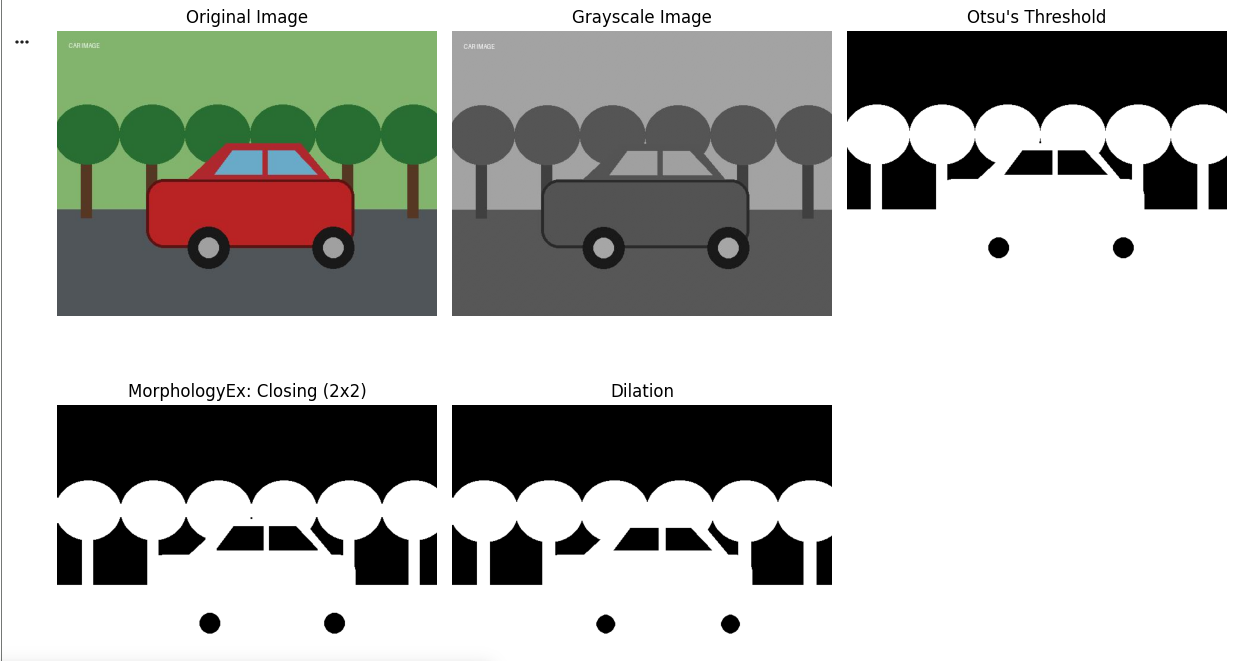
#> input picture CO'S/CO-1/AT3/EXP-16/Experiment-16.png, 1244 x 661 px
$ python code.py
#> lines starting #> are read from the running program, lines starting #| are printed output that depends on the picture; after the words box and inside, x2 and y2 are one past the last pixel; in counts of white or black regions, pixels touching at a corner belong together
import numpy as np
import cv2
from matplotlib import pyplot as plt
from google.colab import files

uploaded = files.upload()
#> the answer given: Experiment-16.png

image_path = list(uploaded.keys())[0]

img = cv2.imread(image_path)
#> img is the input picture: shape (661, 1244, 3); mean B, G, R 173.8, 178.2, 176.6

if img is None:
    print("Error: Could not load image.")
else:
    b, g, r = cv2.split(img)
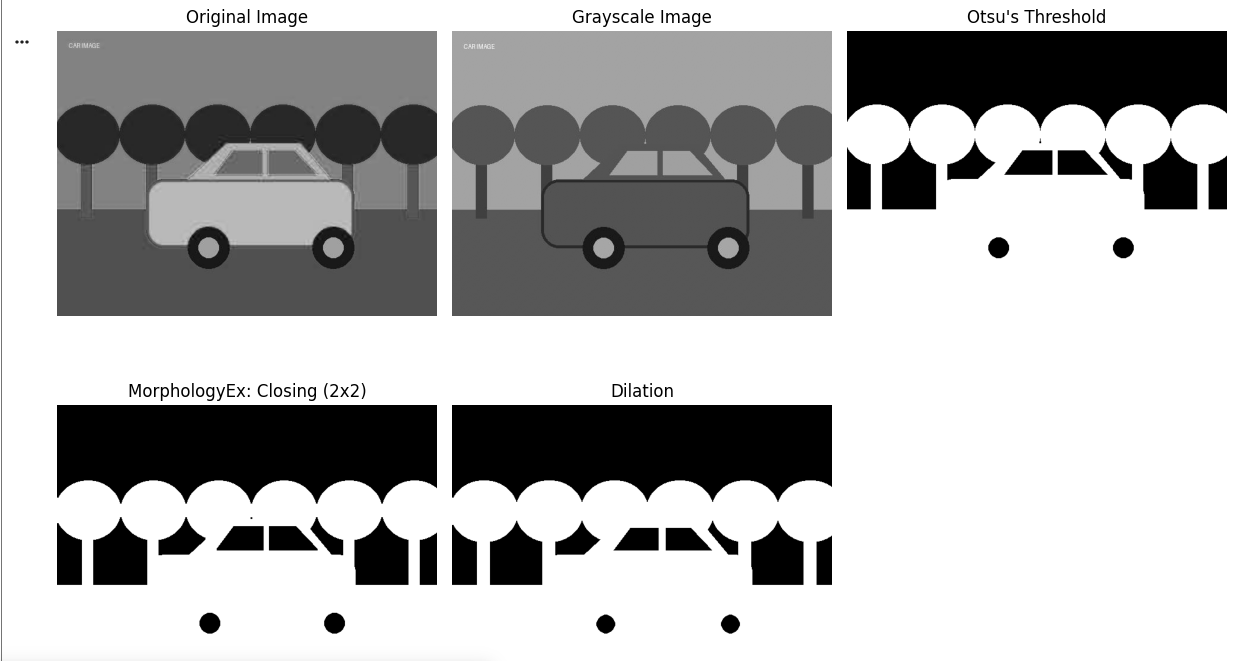
#> r: shape (661, 1244); min 0, max 255, mean 176.6

    rgb_img = cv2.merge([r, g, b])

    gray = cv2.cvtColor(
        img,
        cv2.COLOR_BGR2GRAY
    )
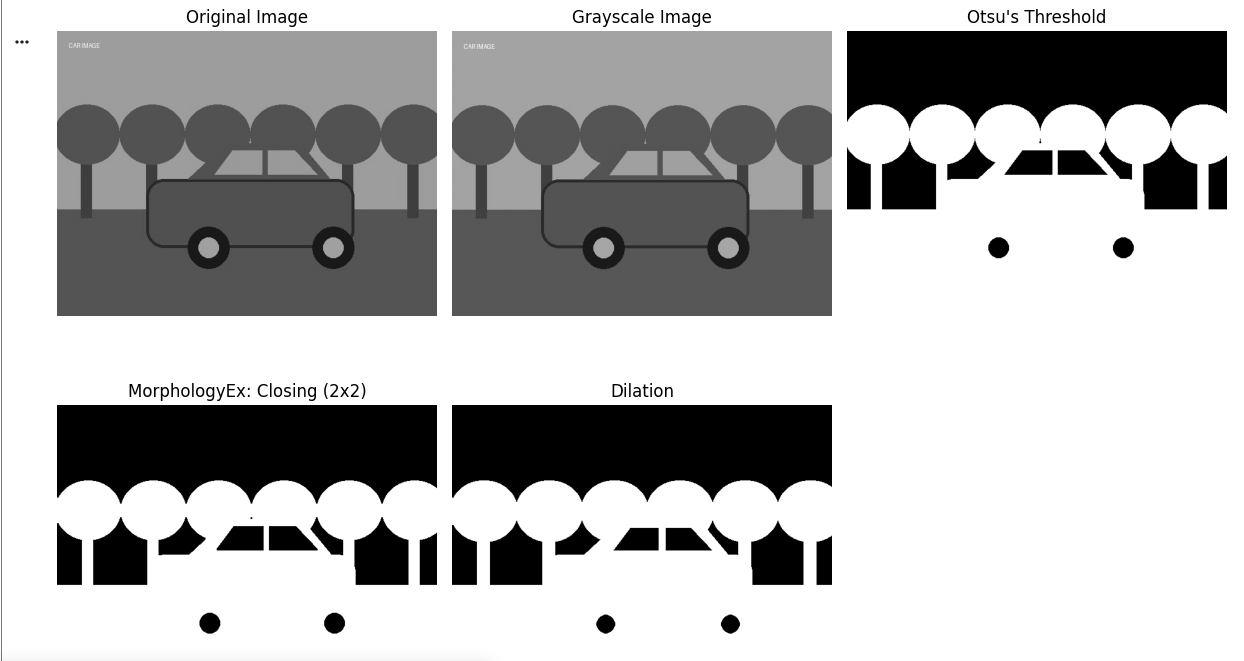
#> gray: shape (661, 1244); min 0, max 255, mean 177.2

    ret, thresh = cv2.threshold(
        gray,
        0,
        255,
        cv2.THRESH_BINARY_INV + cv2.THRESH_OTSU
    )
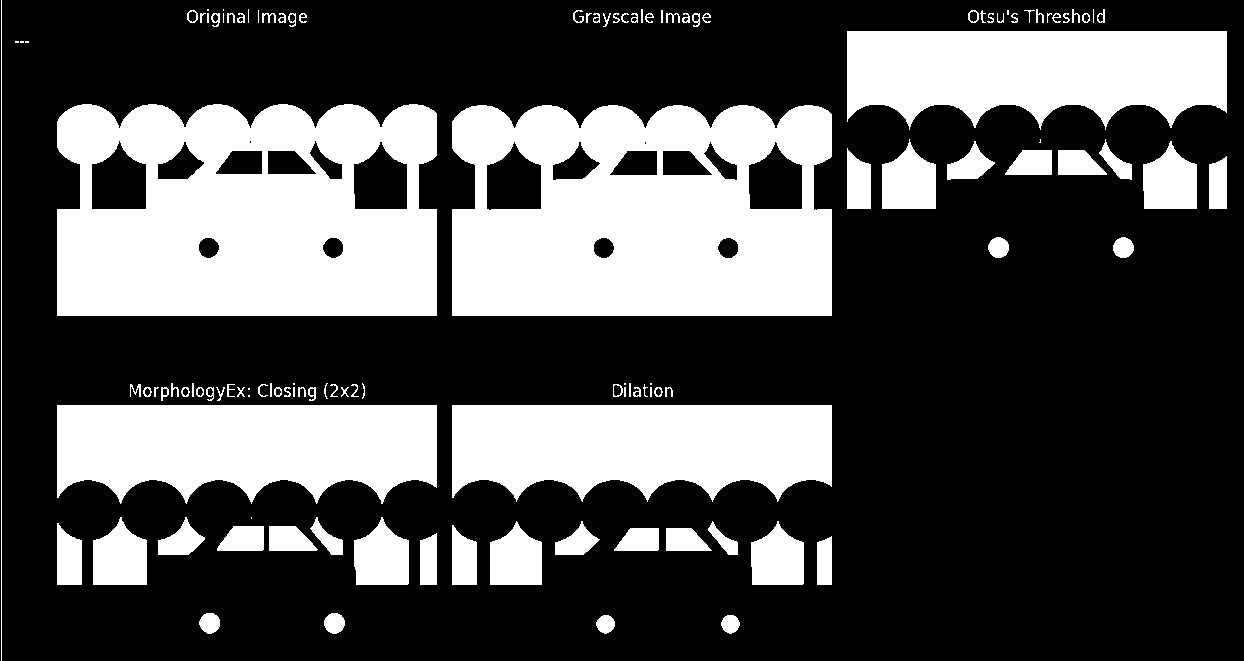
#> thresh: shape (661, 1244); 32% white; 122 white regions (18 under 20 px), largest, box (x1, y1, x2, y2) and area: (57, 104, 437, 316) 66969, (452, 105, 832, 316) 66646, (57, 405, 437, 504) 30935
#> ret = 141

    kernel = np.ones(
        (2, 2),
        np.uint8
    )

    closing = cv2.morphologyEx(
        thresh,
        cv2.MORPH_CLOSE,
        kernel,
        iterations=2
    )
#> closing: shape (661, 1244); 32.1% white; 71 white regions (9 under 20 px), largest, box (x1, y1, x2, y2) and area: (59, 106, 439, 318) 67022, (454, 107, 834, 318) 66700, (59, 407, 439, 506) 30935

    sure_bg = cv2.dilate(
        closing,
        kernel,
        iterations=3
    )
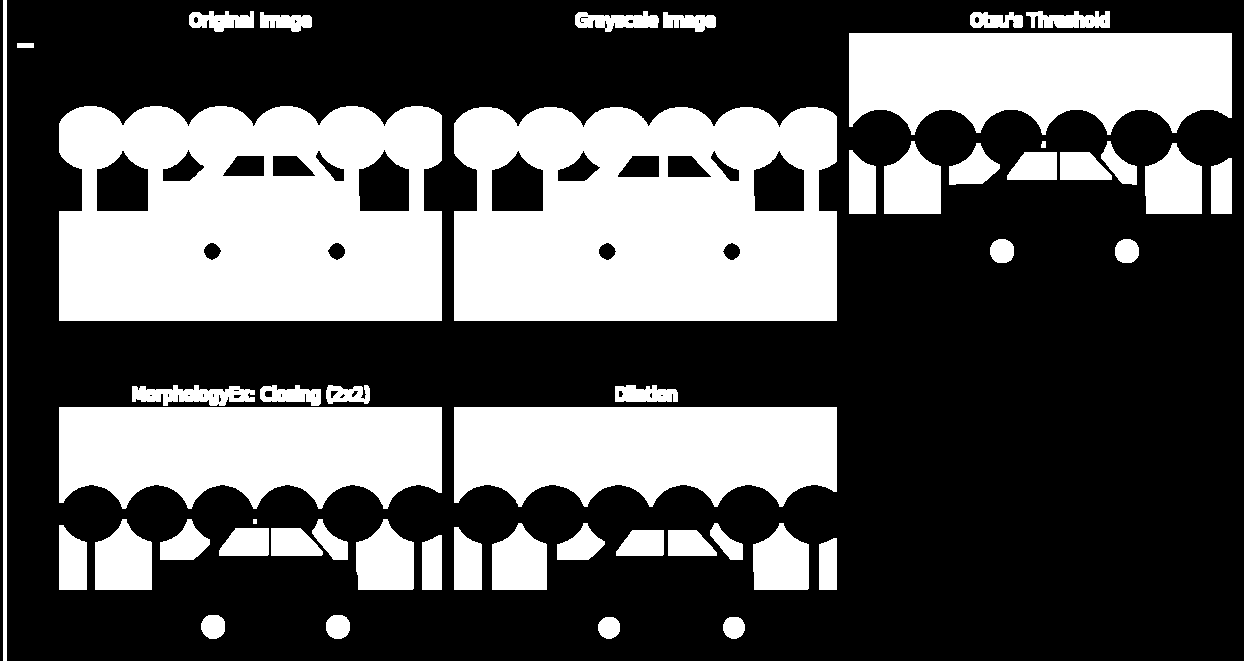
#> sure_bg: shape (661, 1244); 35.5% white; 49 white regions, largest, box (x1, y1, x2, y2) and area: (59, 106, 442, 321) 70964, (454, 107, 837, 321) 70651, (59, 407, 442, 509) 32747

    plt.figure(figsize=(12, 8))

    plt.subplot(231)
    plt.imshow(rgb_img)
    plt.title("Original Image")
    plt.axis('off')

    plt.subplot(232)
    plt.imshow(gray, 'gray')
    plt.title("Grayscale Image")
    plt.axis('off')

    plt.subplot(233)
    plt.imshow(thresh, 'gray')
    plt.title("Otsu's Threshold")
    plt.axis('off')

    plt.subplot(234)
    plt.imshow(closing, 'gray')
    plt.title("MorphologyEx: Closing (2x2)")
    plt.axis('off')

    plt.subplot(235)
    plt.imshow(sure_bg, 'gray')
    plt.title("Dilation")
    plt.axis('off')

    plt.tight_layout()
    plt.show()

    plt.imsave(
        'dilation.png',
        sure_bg
    )
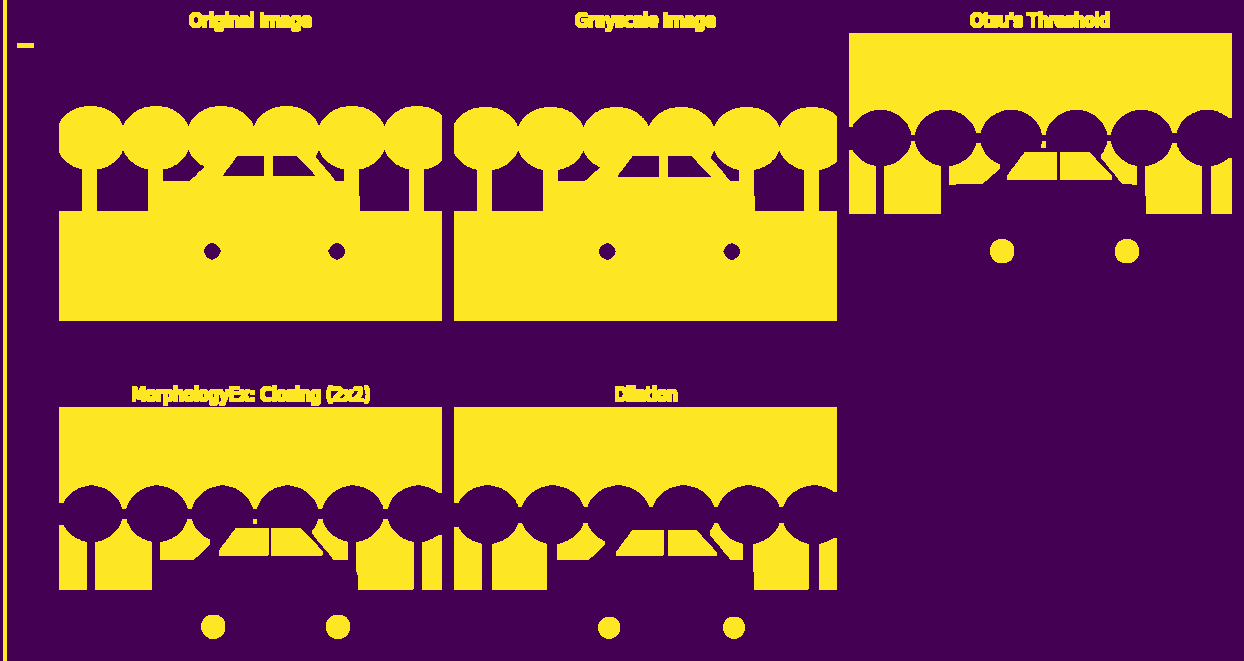
#> saved as dilation.png: shape (661, 1244, 3); mean R, G, B 133.7, 82.7, 66.9
